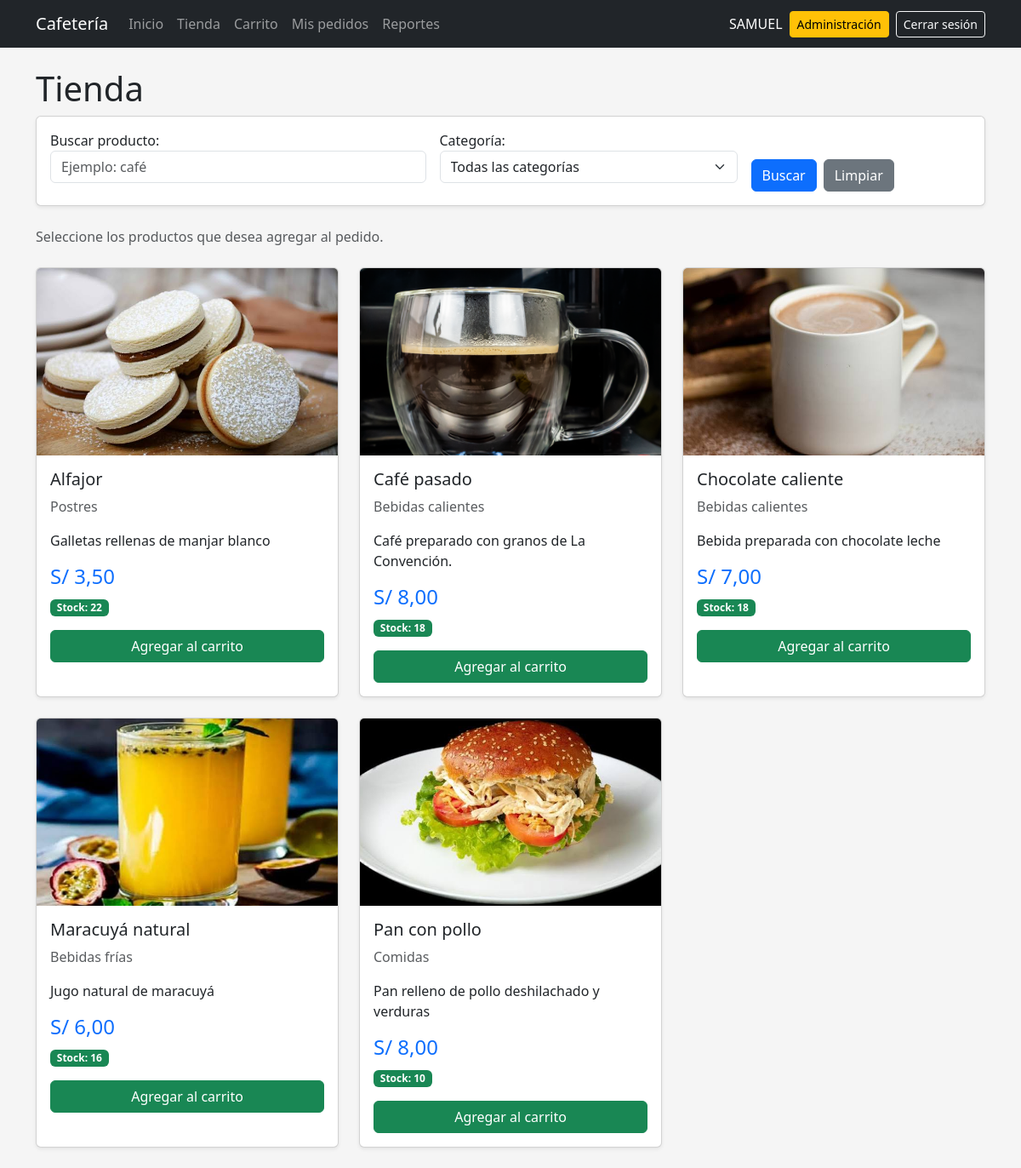
/tienda/ (signed in), run on an earlier commit of the app's database.
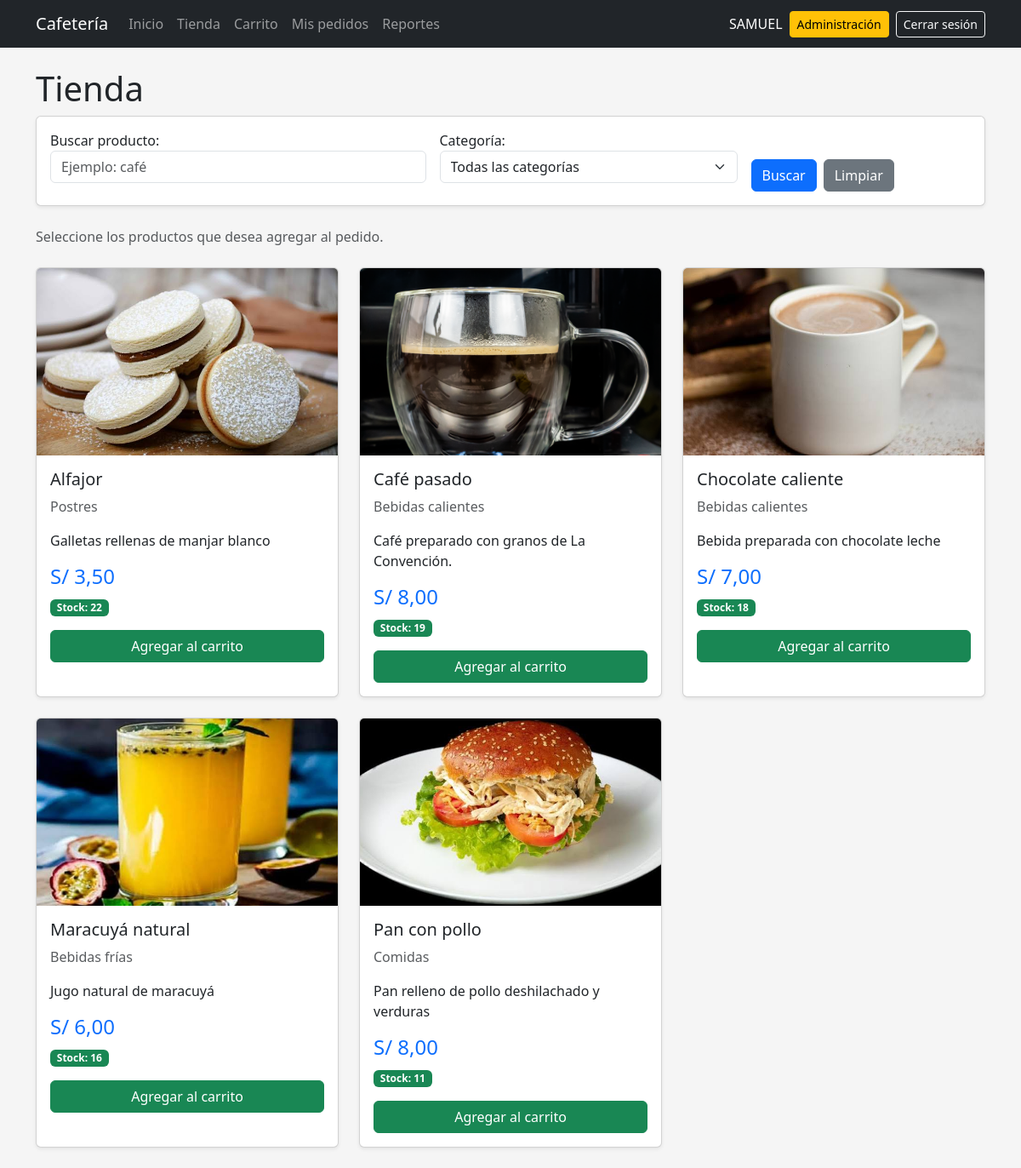
And on a later commit of the database.
### pedidos/models.py (models this page shows, shortened)
class Producto(models.Model):
    nombre = models.CharField(max_length=100)
    descripcion = models.TextField(blank=True)
    categoria = models.ForeignKey(
        Categoria,
        on_delete=models.SET_NULL,
        null=True,
        blank=True,
        related_name="productos",
    )
    precio = models.DecimalField(
        max_digits=8,
        decimal_places=2,
    )
    stock = models.PositiveIntegerField(default=0)
    imagen = models.ImageField(
        upload_to="productos/",
        blank=True,
    )
    activo = models.BooleanField(default=True)
    class Meta:
        ordering = ["nombre"]

class Categoria(models.Model):
    nombre = models.CharField(max_length=100)
    descripcion = models.TextField(blank=True)
    activo = models.BooleanField(default=True)
    def __str__(self):
        return self.nombre
    class Meta:
        verbose_name = "Categoría"
        verbose_name_plural = "Categorías"
        ordering = ["nombre"]

### pedidos/views.py (the view, shortened to what this page needs)
@login_required
def tienda(request):
    productos = (
        Producto.objects
        .filter(
            activo=True
        )
        .select_related(
            "categoria"
        )
        .order_by(
            "nombre"
        )
    )
    form = ProductoFiltroForm(
        request.GET or None
    )
    return render(
        request,
        "tienda/lista.html",
        {
            "productos": productos,
            "form": form,
        },
    )

### pedidos/forms.py
class ProductoFiltroForm(forms.Form):
    busqueda = forms.CharField(
        required=False,
        label="Buscar producto",
        widget=forms.TextInput(
            attrs={
                "class": "form-control",
                "placeholder": "Ejemplo: café",
            }
        ),
    )
    categoria = forms.ModelChoiceField(
        required=False,
        queryset=Categoria.objects.filter(
            activo=True
        ).order_by("nombre"),
        empty_label="Todas las categorías",
        label="Categoría",
        widget=forms.Select(
            attrs={
                "class": "form-select",
            }
        ),
    )

### pedidos/templates/tienda/lista.html (shortened to what this page needs)
{% extends "base.html" %}
{% block content %}
<div class="mb-4">
    <h1>
        Tienda
    </h1>
<div class="card mb-4 shadow-sm">
    <div class="card-body">
        <form method="get">
            <div class="row g-3 align-items-end">
                <div class="col-md-5">
                    {{ form.busqueda.label_tag }}
                    {{ form.busqueda }}
                </div>
                <div class="col-md-4">
                    {{ form.categoria.label_tag }}
                    {{ form.categoria }}
                </div>
                <div class="col-md-3">
                    <div class="d-flex gap-2">
                        <button
                            type="submit"
                            class="btn btn-primary"
                        >
                            Buscar
                        </button>
                        <a
                            href="{% url 'tienda' %}"
                            class="btn btn-secondary"
                        >
                            Limpiar
                        </a>
                    </div>
                </div>
            </div>
        </form>
    </div>
</div>
    <p class="text-muted">
        Seleccione los productos
        que desea agregar al pedido.
    </p>
</div>
<div class="row g-4">
{% for producto in productos %}
<div class="col-md-6 col-lg-4">
    <div class="card h-100 shadow-sm">
        {% if producto.imagen %}
        <img
            src="{{ producto.imagen.url }}"
            class="card-img-top producto-imagen"
            alt="{{ producto.nombre }}"
        >
        {% else %}
        <div class="producto-sin-imagen">
            Sin imagen
        </div>
        {% endif %}
        <div class="card-body">
            <h5 class="card-title">
                {{ producto.nombre }}
            </h5>
            <p class="text-muted">
                {% if producto.categoria %}
                    {{ producto.categoria.nombre }}
                {% else %}
                    Sin categoría
                {% endif %}
            </p>
            <p>
                {{ producto.descripcion }}
            </p>
            <h4 class="text-primary">
                S/ {{ producto.precio }}
            </h4>
            {% if producto.stock > 0 %}
            <p>
                <span class="badge text-bg-success">
                    Stock:
                    {{ producto.stock }}
                </span>
            </p>
            <form
                method="post"
                action="{% url 'agregar_producto' producto.id %}"
            >
                <button
                    type="submit"
                    class="btn btn-success w-100"
                >
                    Agregar al carrito
                </button>
            </form>
            {% endif %}
        </div>
    </div>
</div>
{% empty %}
<div class="col-12">
    <div class="alert alert-info">
        No existen productos disponibles.
    </div>
</div>
{% endfor %}
</div>
{% endblock %}

What changed in the data, as far as the page shows it:
changed Producto "Café pasado": stock "18" → "19"
changed Producto "Pan con pollo": stock "10" → "11"
